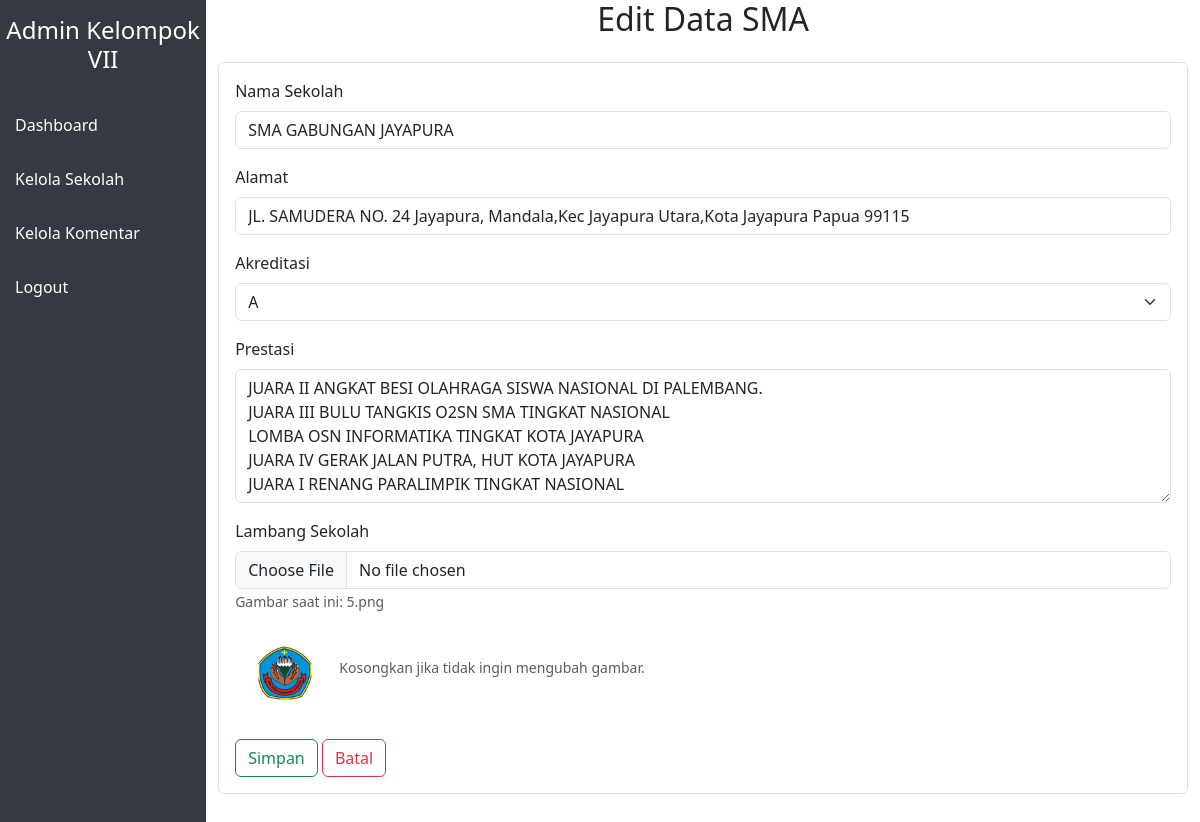
Page /admin/edit-sekolah.php?sekolah_id=13 on the committed database.
### tables this page shows
CREATE TABLE `sekolah` (
  `sekolah_id` int(11) NOT NULL,
  `nama_sekolah` varchar(100) NOT NULL,
  `alamat` text NOT NULL,
  `akreditasi` enum('A','B','C','D') NOT NULL,
  `prestasi` text DEFAULT NULL,
  `lambang_sekolah` varchar(255) DEFAULT NULL
);

### admin/edit-sekolah.php (the view, shortened to what this page needs)
<?php
include '../config/conn.php';
if (isset($_GET['sekolah_id'])) {
    $id = $_GET['sekolah_id'];
    $query = "SELECT * FROM sekolah WHERE sekolah_id = '$id'";
    $result = mysqli_query($conn, $query);
    if (mysqli_num_rows($result) > 0) {
        $data = mysqli_fetch_assoc($result);
    } else {
        echo "Data tidak ditemukan!";
        exit();
    }
} else {
    echo "ID tidak valid!";
    exit();
}
?>
<!DOCTYPE html>
<html lang="en">
<head>
    <link href="https://cdn.jsdelivr.net/npm/bootstrap@5.3.0/dist/css/bootstrap.min.css" rel="stylesheet">
    <link href="https://unpkg.com/aos@2.3.1/dist/aos.css" rel="stylesheet">
    <link rel="stylesheet" href="https://cdnjs.cloudflare.com/ajax/libs/font-awesome/6.5.0/css/all.min.css">
    <link rel="stylesheet" href="admin.css">
</head>
<body>
<div class="sidebar">
    <h4 class="text-white text-center py-3">Admin Kelompok VII</h4>
    <a href="dashboard.php">Dashboard</a>
    <a href="sekolah.php">Kelola Sekolah</a>
    <a href="komentar.php">Kelola Komentar</a>
    <a href="logout.php">Logout</a>
</div>
<div class="container">
    <h2 class="mb-4 text-center">Edit Data SMA</h2>
    <form method="POST" action="" enctype="multipart/form-data" class="mb-5 border p-3 bg-white rounded">
        <div class="mb-3">
            <label for="nama_sekolah" class="form-label">Nama Sekolah</label>
            <input type="text" class="form-control" id="nama_sekolah" name="nama_sekolah" value="<?php echo htmlspecialchars($data['nama_sekolah']); ?>" required>
        </div>
        <div class="mb-3">
            <label for="alamat" class="form-label">Alamat</label>
            <input type="text" class="form-control" id="alamat" name="alamat" value="<?php echo htmlspecialchars($data['alamat']); ?>" required>
        </div>
        <div class="mb-3">
            <label for="akreditasi" class="form-label">Akreditasi</label>
            <select class="form-select" id="akreditasi" name="akreditasi" required>
                <option value="A" <?php echo ($data['akreditasi'] == 'A') ? 'selected' : ''; ?>>A</option>
            </select>
        </div>
        <div class="mb-3">
            <label for="prestasi" class="form-label">Prestasi</label>
            <textarea class="form-control" id="prestasi" name="prestasi" rows="5"><?php echo htmlspecialchars($data['prestasi']); ?></textarea>
        </div>
        <div class="mb-3">
            <label for="lambang_sekolah" class="form-label">Lambang Sekolah</label>
            <input type="file" class="form-control" id="lambang_sekolah" name="lambang_sekolah" accept="image/*">
            <?php if (!empty($data['lambang_sekolah'])): ?>
                <small class="form-text text-muted">Gambar saat ini: <?php echo htmlspecialchars($data['lambang_sekolah']); ?></small>
                <br>
                <img src="../uploads/<?php echo htmlspecialchars($data['lambang_sekolah']); ?>" alt="Lambang Sekolah" style="max-width: 100px; margin-top: 10px;">
            <?php endif; ?>
            <small class="form-text text-muted">Kosongkan jika tidak ingin mengubah gambar.</small>
        </div>
        <button type="submit" name="update" class="btn btn-outline-success">Simpan</button>
        <a href="sekolah.php" class="btn btn-outline-danger">Batal</a>
    </form>
</div>
</body>
</html>

### admin/admin.css (style rules this page uses)
body { min-height: 100vh; display: flex; }
.sidebar { width: 250px; background-color: #343a40; min-height: 100vh; }
.sidebar a { color: white; padding: 15px; display: block; text-decoration: none; }

### rows in the picture
sekolah: nama_sekolah "SMA GABUNGAN JAYAPURA", alamat "JL. SAMUDERA NO. 24 Jayapura, Mandala,Kec Jayapura Utara,Kota Jayapura Papua 99115", akreditasi "A", prestasi "JUARA II ANGKAT BESI OLAHRAGA SISWA NASIONAL DI PALEMBANG. JUARA III BULU TANGKIS O2SN SMA TINGKAT NASIONAL LOMBA OSN INFORMATIKA TINGKAT KOTA JAYAPURA JUARA IV GERAK JALAN PUTRA, HUT KOTA JAYAPURA JUARA I RENANG PARALIMPIK TINGKAT NASIONAL", lambang_sekolah "5.png", lambang_sekolah (picture)
